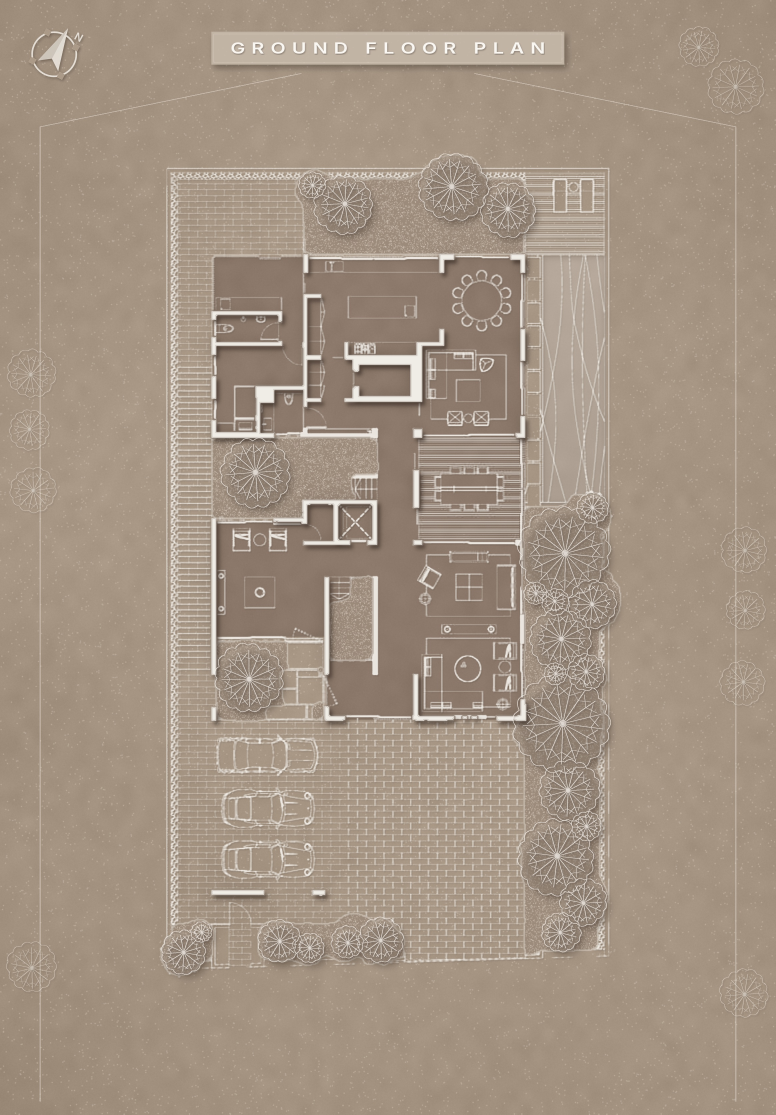
#> input picture floor-plans/ground-floor-brown-style-clean.jpg, 2327 x 3344 px (shown at 1/3 size)
$ python masks.py ../ground-floor-brown-style-clean.jpg out.png
#> lines starting #> are read from the running program, lines starting #| are printed output that depends on the picture; after the words box and inside, x2 and y2 are one past the last pixel; in counts of white or black regions, pixels touching at a corner belong together
import numpy as np, cv2
from PIL import Image
def k(n, shape=cv2.MORPH_ELLIPSE): return cv2.getStructuringElement(shape,(n,n))
def fill_holes(m, max_area=None):
    m=m.astype(np.uint8)
    inv=1-m
    n,lab,st,_=cv2.connectedComponentsWithStats(inv,connectivity=4)
    out=m.copy()
    H,W=m.shape
    for i in range(1,n):
        x,y,w,h,a=st[i]
        if x==0 or y==0 or x+w>=W or y+h>=H: continue
        if max_area is None or a<=max_area: out[lab==i]=1
    return out
def compute(path):
#> called with path = '../ground-floor-brown-style-clean.jpg'
    w=np.array(Image.open(path).convert('RGB')).astype(np.float32)
    r,g,b=w[...,0],w[...,1],w[...,2]
    gray=w.mean(-1); sat=w.max(-1)-w.min(-1)
    wall=((gray<115)&(sat<28)).astype(np.uint8)
#> wall: shape (3344, 2327); values 0 (black) and 1 (white), 0.73% white; 4006 white regions (3838 under 20 px), largest, box (x1, y1, x2, y2) and area: (1040, 990, 1343, 1222) 5083, (649, 1563, 719, 2003) 3316, (781, 1171, 910, 1299) 2287
    wall=cv2.morphologyEx(wall,cv2.MORPH_OPEN,k(3,cv2.MORPH_RECT))
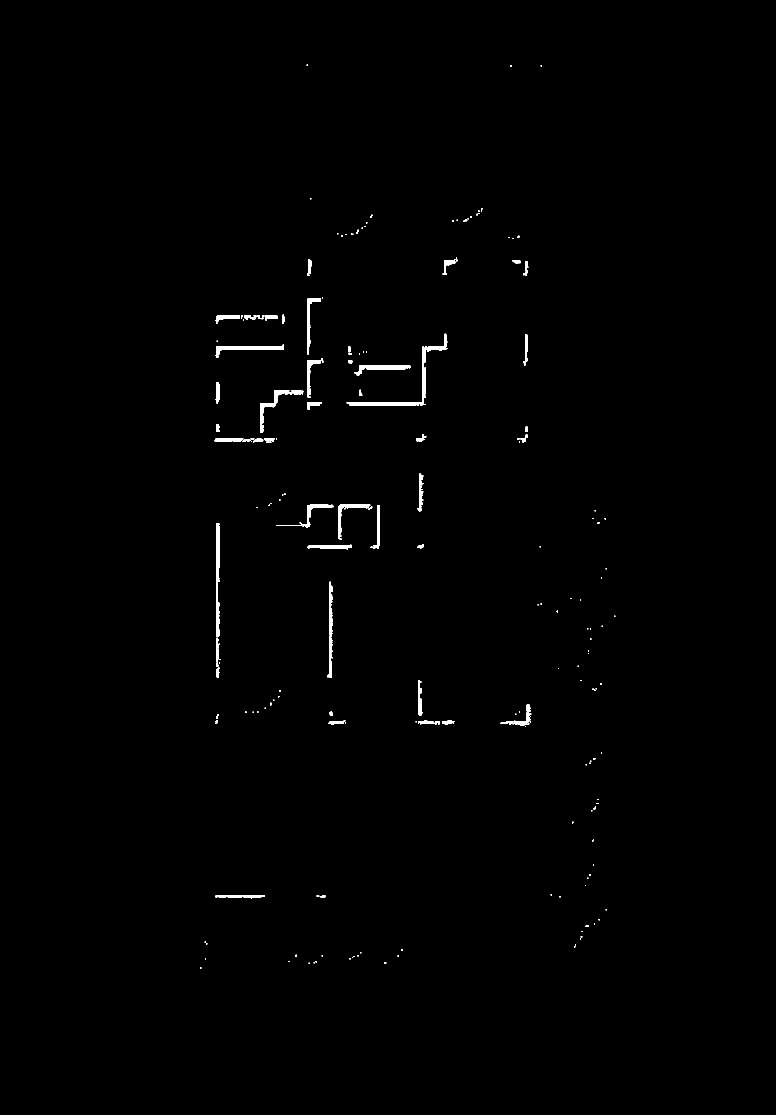
#> wall: shape (3344, 2327) (shown at 1/3 size); values 0 (black) and 1 (white), 0.51% white; 203 white regions (120 under 20 px), largest, box (x1, y1, x2, y2) and area: (1040, 1001, 1342, 1218) 4972, (649, 1569, 660, 1912) 2694, (647, 1034, 852, 1072) 2211
    # remove tiny bits
    n,lab,st,_=cv2.connectedComponentsWithStats(wall,8)
#> lab: shape (3344, 2327) int32; 204 distinct labels, from 0 to 203
#> n = 204; st = 204 rows, first 6: [0, 0, 2327, 3344, 7741704], [920, 194, 4, 3, 12], [1531, 196, 5, 4, 19], [1622, 196, 4, 3, 12], [931, 595, 3, 3, 9], [1443, 624, 5, 12, 36]
    for i in range(1,n):
        if st[i,4]<14: wall[lab==i]=0
    satb=cv2.GaussianBlur(sat,(0,0),2.5); grayb=cv2.GaussianBlur(gray,(0,0),2.0)
    veg=((satb>10)&(grayb<232)).astype(np.uint8)
#> veg: shape (3344, 2327); values 0 (black) and 1 (white), 99.7% white; 62 black regions (5 under 20 px), largest, box (x1, y1, x2, y2) and area: (1039, 1032, 1263, 1200) 8095, (772, 1164, 819, 1205) 1728, (639, 1561, 644, 2019) 1421
    veg=cv2.morphologyEx(veg,cv2.MORPH_CLOSE,k(7))
#> veg: shape (3344, 2327); values 0 (black) and 1 (white), 99.9% white; 22 black regions, largest, box (x1, y1, x2, y2) and area: (1061, 1065, 1261, 1200) 6517, (772, 1164, 818, 1204) 1710, (1062, 1165, 1080, 1200) 355
    veg=cv2.morphologyEx(veg,cv2.MORPH_OPEN,k(5))
    veg=fill_holes(veg,120)
#> in fill_holes, `n,lab,st,_=cv2.connectedComponentsWithStats(inv,connectivity=4)`: lab: shape (3344, 2327) int32; 23 distinct labels, from 0 to 22
#> in fill_holes, `n,lab,st,_=cv2.connectedComponentsWithStats(inv,connectivity=4)`: n = 23; st = 23 rows, first 6: [0, 0, 2327, 3344, 7771577], [944, 129, 9, 9, 60], [1597, 129, 9, 9, 59], [1621, 150, 8, 9, 50], [969, 151, 8, 8, 45], [1537, 767, 9, 7, 47]
#> the loop in fill_holes, `for i in range(1,n):` made 22 passes
#> (x, y, w, h, a) on passes 1 to 12: (944, 129, 9, 9, 60), (1597, 129, 9, 9, 59), (1621, 150, 8, 9, 50), (969, 151, 8, 8, 45), (1537, 767, 9, 7, 47), (1324, 768, 11, 9, 71), (1559, 768, 11, 9, 71), (1254, 1032, 8, 21, 131), (1061, 1065, 200, 135, 6517), (772, 1164, 46, 40, 1710), (1062, 1165, 18, 35, 355), (1246, 1293, 15, 15, 209)
#> after the loop in fill_holes, `for i in range(1,n):`: out: shape (3344, 2327); values 0 (black) and 1 (white), 99.9% white; 6 black regions, box (x1, y1, x2, y2) and area: (1061, 1065, 1261, 1200) 6517, (772, 1164, 818, 1204) 1710, (1062, 1165, 1080, 1200) 355, (1246, 1293, 1261, 1308) 209, (1254, 1032, 1262, 1053) 131, (1559, 2144, 1573, 2157) 123
    vd=cv2.dilate(veg,k(7))
#> vd: shape (3344, 2327); values 0 (black) and 1 (white), 99.9% white; 7 black regions (2 under 20 px), largest, box (x1, y1, x2, y2) and area: (1064, 1068, 1258, 1197) 4462, (775, 1167, 815, 1201) 1257, (1065, 1168, 1077, 1197) 109, (1249, 1296, 1258, 1305) 81, (1562, 2147, 1570, 2154) 25
    n,lab,st,_=cv2.connectedComponentsWithStats(wall,8)
#> lab: shape (3344, 2327) int32; 114 distinct labels, from 0 to 113
#> n = 114; st = 114 rows, first 6: [0, 0, 2327, 3344, 7742595], [1531, 196, 5, 4, 19], [1443, 624, 5, 12, 36], [1435, 631, 3, 5, 15], [1429, 641, 4, 5, 19], [1111, 644, 6, 10, 37]
    for i in range(1,n):
        m=lab==i
        if vd[m].mean()>0.5: wall[m]=0
#> wall: shape (3344, 2327); every value is 0
    green=(((g-b)>9)&(sat>11)&(gray<235)).astype(np.uint8)
#> green: shape (3344, 2327); values 0 (black) and 1 (white), 96.5% white; 7875 black regions (6427 under 20 px), largest, box (x1, y1, x2, y2) and area: (634, 762, 1315, 1327) 26563, (632, 1498, 1136, 2043) 23707, (1032, 986, 1336, 1248) 21361
    green=cv2.medianBlur(green*255,5)//255
#> green: shape (3344, 2327); values 0 (black) and 1 (white), 97.2% white; 2360 black regions (1491 under 20 px), largest, box (x1, y1, x2, y2) and area: (1032, 986, 1336, 1223) 21607, (634, 882, 970, 1325) 18221, (972, 1760, 1592, 2179) 14228
    green=cv2.morphologyEx(green,cv2.MORPH_CLOSE,k(7))
#> green: shape (3344, 2327); values 0 (black) and 1 (white), 98% white; 258 black regions, largest, box (x1, y1, x2, y2) and area: (1032, 986, 1336, 1221) 21392, (634, 882, 969, 1324) 17857, (818, 1498, 1136, 1640) 13513
    green=cv2.morphologyEx(green,cv2.MORPH_OPEN,k(5))
#> green: shape (3344, 2327); values 0 (black) and 1 (white), 98% white; 220 black regions, largest, box (x1, y1, x2, y2) and area: (1032, 986, 1336, 1221) 21438, (634, 882, 969, 1324) 18464, (818, 1498, 1136, 1640) 13547
    green=fill_holes(green,120)
#> call 2 of fill_holes, with max_area = 120
#> in fill_holes (call 2), `n,lab,st,_=cv2.connectedComponentsWithStats(inv,connectivity=4)`: lab: shape (3344, 2327) int32; 221 distinct labels, from 0 to 220
#> in fill_holes (call 2), `n,lab,st,_=cv2.connectedComponentsWithStats(inv,connectivity=4)`: n = 221; st = 221 rows, first 6: [0, 0, 2327, 3344, 7626040], [170, 121, 23, 33, 331], [758, 126, 32, 36, 668], [1334, 126, 31, 36, 702], [695, 127, 35, 33, 390], [880, 127, 13, 33, 263]
#> the loop in fill_holes (call 2), `for i in range(1,n):` made 220 passes
#> after the loop in fill_holes (call 2), `for i in range(1,n):`:
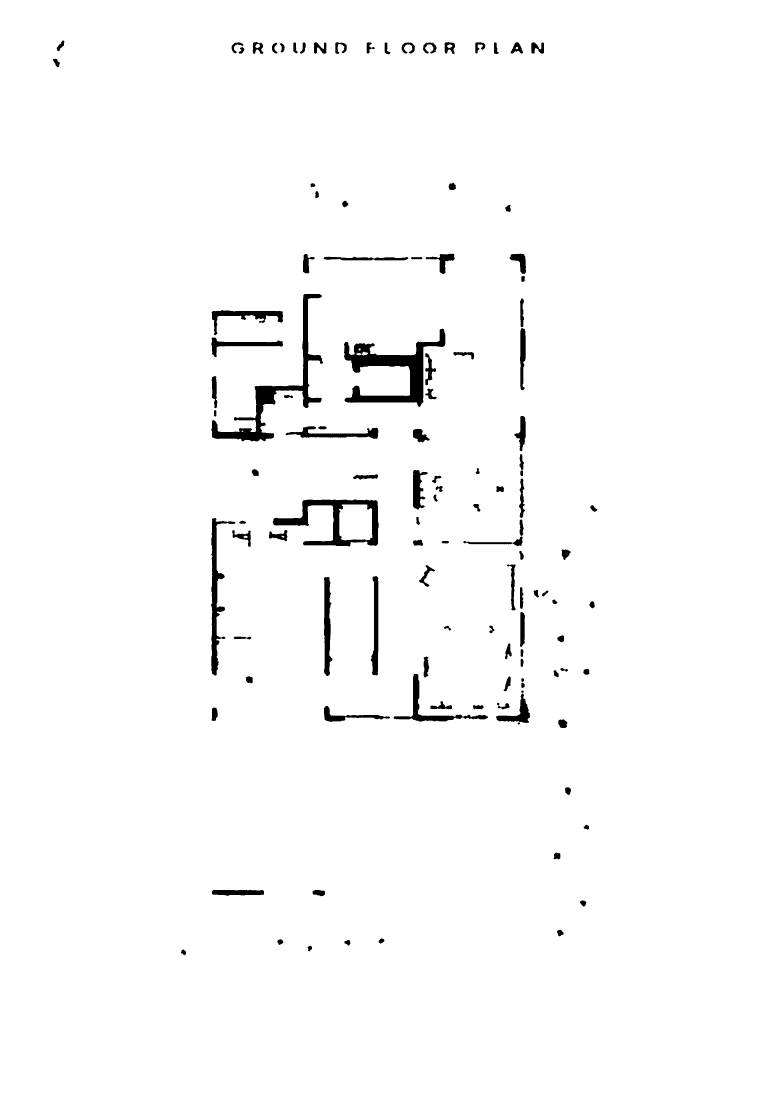
#> out: shape (3344, 2327) (shown at 1/3 size); values 0 (black) and 1 (white), 98.1% white; 114 black regions, largest, box (x1, y1, x2, y2) and area: (1032, 986, 1336, 1221) 21438, (634, 882, 969, 1324) 18464, (818, 1498, 1136, 1640) 13547
    green=(green|veg).astype(np.uint8)
    green[wall>0]=0
    canopy=((((g-b)>24)|(gray<140))&(satb>9)).astype(np.uint8)&cv2.dilate(green,k(5))
#> canopy: shape (3344, 2327); values 0 (black) and 1 (white), 19.3% white; 16703 white regions (14717 under 20 px), largest, box (x1, y1, x2, y2) and area: (649, 766, 1618, 2161) 624254, (637, 770, 910, 1296) 106676, (0, 3029, 312, 3344) 52242
    canopy=cv2.medianBlur(canopy*255,5)//255
#> canopy: shape (3344, 2327); values 0 (black) and 1 (white), 18.7% white; 2498 white regions (1463 under 20 px), largest, box (x1, y1, x2, y2) and area: (635, 767, 1600, 2179) 663580, (1492, 1498, 1859, 2871) 165918, (637, 771, 910, 1296) 101445
    canopy=cv2.morphologyEx(canopy,cv2.MORPH_CLOSE,k(13))
#> canopy: shape (3344, 2327); values 0 (black) and 1 (white), 22.9% white; 649 white regions (448 under 20 px), largest, box (x1, y1, x2, y2) and area: (633, 767, 1865, 2878) 1386055, (890, 468, 1623, 760) 118460, (0, 2849, 396, 3344) 84135
    canopy=cv2.morphologyEx(canopy,cv2.MORPH_OPEN,k(9))
#> canopy: shape (3344, 2327); values 0 (black) and 1 (white), 22.4% white; 109 white regions, largest, box (x1, y1, x2, y2) and area: (635, 769, 1863, 2878) 1371037, (0, 2887, 396, 3344) 78968, (1191, 473, 1618, 760) 67250
    canopy=fill_holes(canopy,400)
#> call 3 of fill_holes, with max_area = 400
#> in fill_holes (call 3), `n,lab,st,_=cv2.connectedComponentsWithStats(inv,connectivity=4)`:
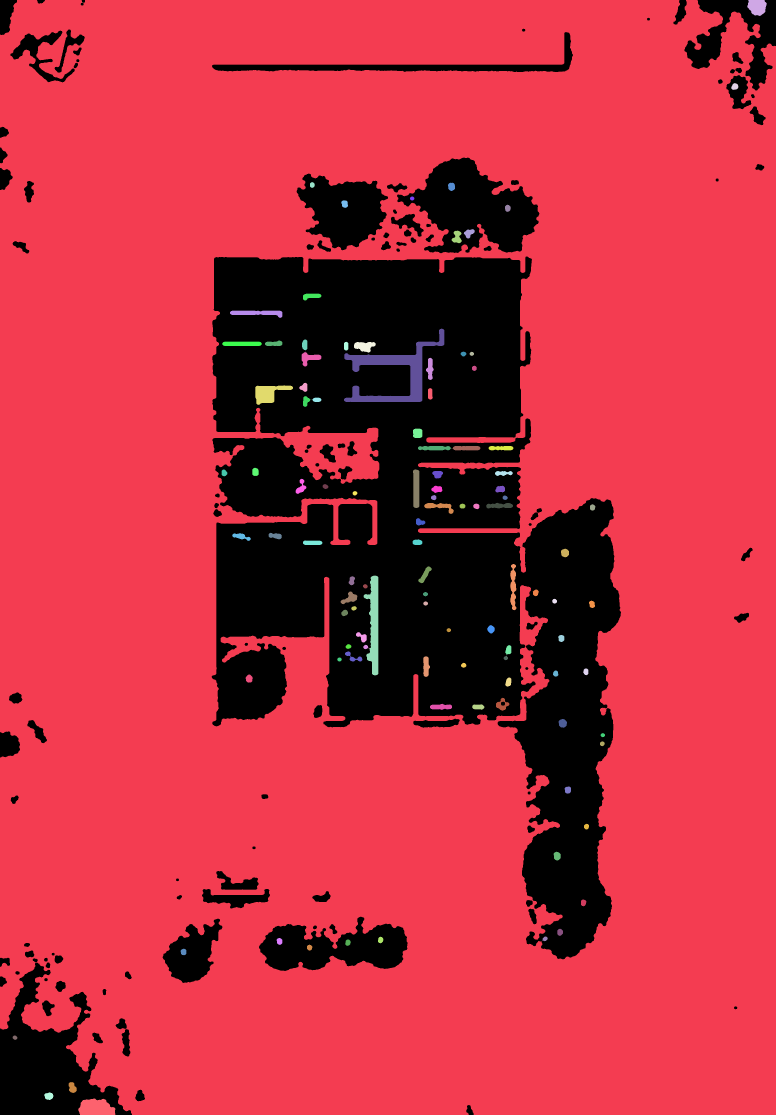
#> lab: shape (3344, 2327) int32 (shown at 1/3 size); 108 distinct labels, from 0 to 107; one colour per label, 0 black
#> in fill_holes (call 3), `n,lab,st,_=cv2.connectedComponentsWithStats(inv,connectivity=4)`: n = 108; st = 108 rows, first 6: [0, 0, 2327, 3344, 1745189], [0, 0, 2327, 3344, 5953302], [2242, 0, 58, 48, 2174], [247, 8, 3, 1, 3], [2194, 249, 21, 21, 321], [930, 546, 14, 18, 194]
#> the loop in fill_holes (call 3), `for i in range(1,n):` made 107 passes
#> (x, y, w, h, a) on passes 1 to 12: (0, 0, 2327, 3344, 5953302), (2242, 0, 58, 48, 2174), (247, 8, 3, 1, 3), (2194, 249, 21, 21, 321), (930, 546, 14, 18, 194), (1344, 548, 21, 25, 422), (1230, 589, 13, 13, 121), (1024, 601, 20, 23, 355), (1515, 614, 17, 22, 287), (1391, 687, 33, 29, 548), (1355, 692, 30, 38, 753), (909, 881, 55, 21, 755)
#> after the loop in fill_holes (call 3), `for i in range(1,n):`:
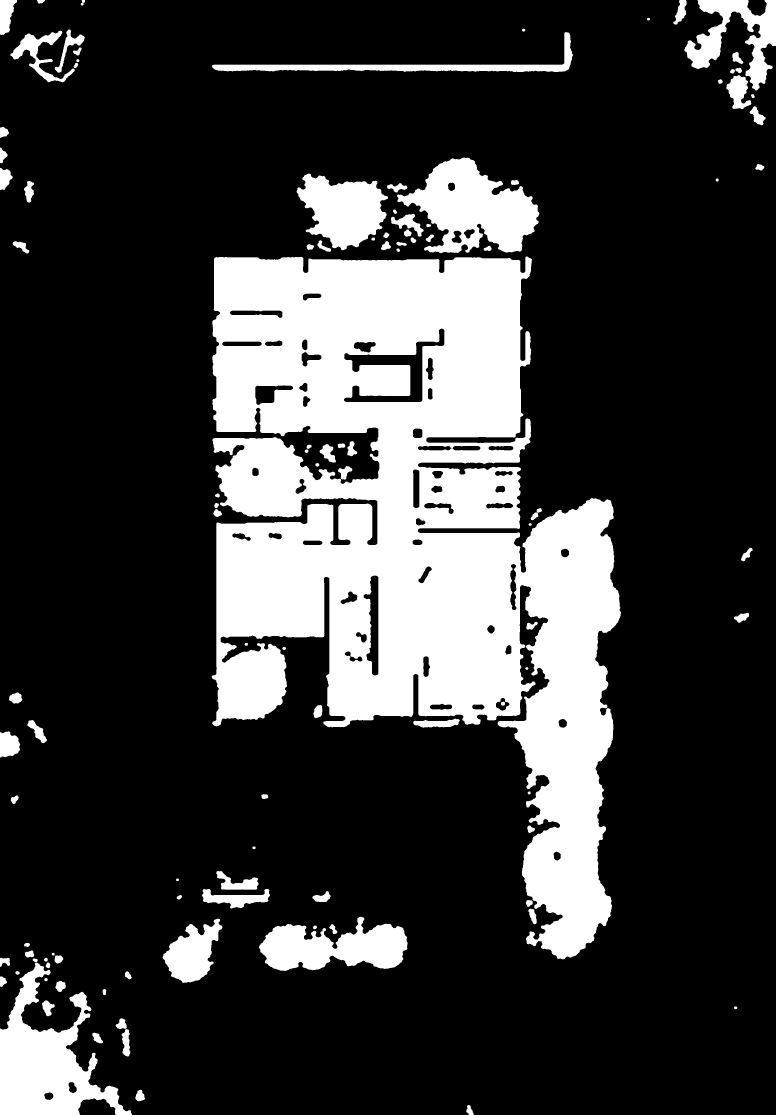
#> out: shape (3344, 2327) (shown at 1/3 size); values 0 (black) and 1 (white), 22.6% white; 109 white regions, largest, box (x1, y1, x2, y2) and area: (635, 769, 1863, 2878) 1379656, (0, 2887, 396, 3344) 79106, (1191, 473, 1618, 760) 67658
    n,lab,st,_=cv2.connectedComponentsWithStats(canopy,8)
#> lab: shape (3344, 2327) int32; 110 distinct labels, from 0 to 109
    for i in range(1,n):
        if st[i,4]<120: canopy[lab==i]=0
    return w,gray,sat,wall,green,canopy,veg
if __name__=='__main__':
    import sys
    w,gray,sat,wall,green,canopy,veg=compute(sys.argv[1])
    vis=np.full(w.shape,255,np.uint8)
    vis[green>0]=(170,220,170)
    vis[canopy>0]=(40,120,40)
    vis[wall>0]=(200,0,0)
    Image.fromarray(vis).save(sys.argv[2])
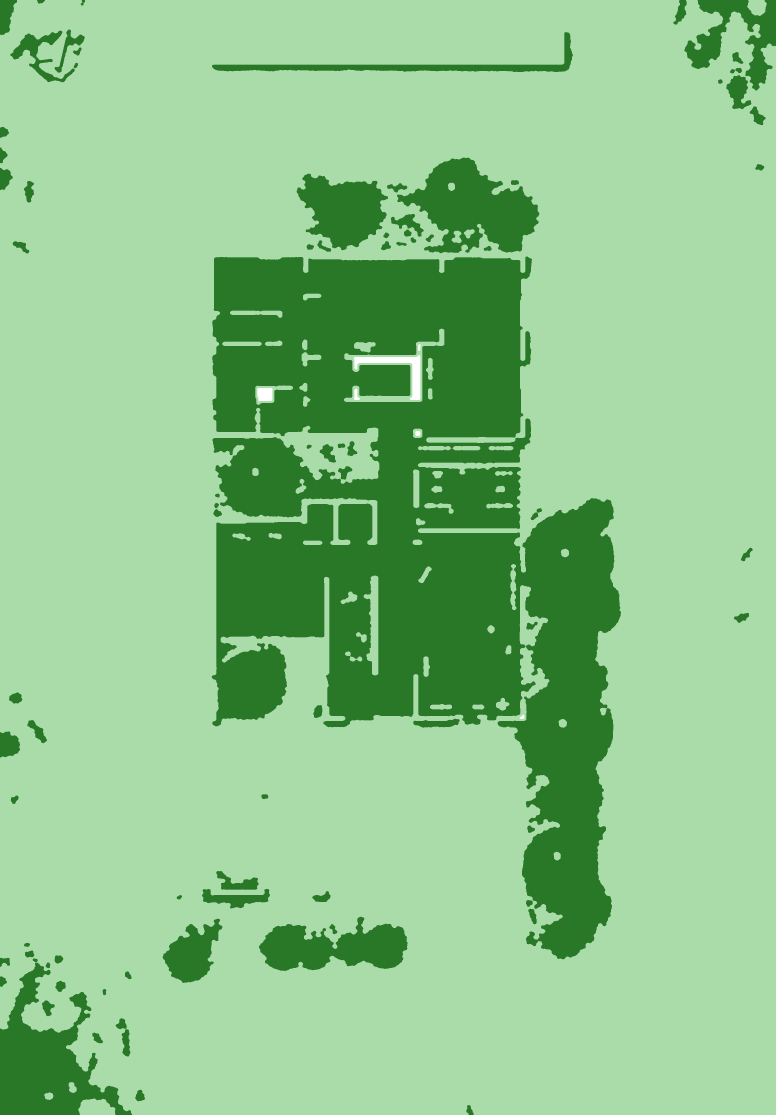
#> saved as out.png: PIL image 2327x3344 RGB (shown at 1/3 size); mean R, G, B 140.8, 197.5, 140.8
